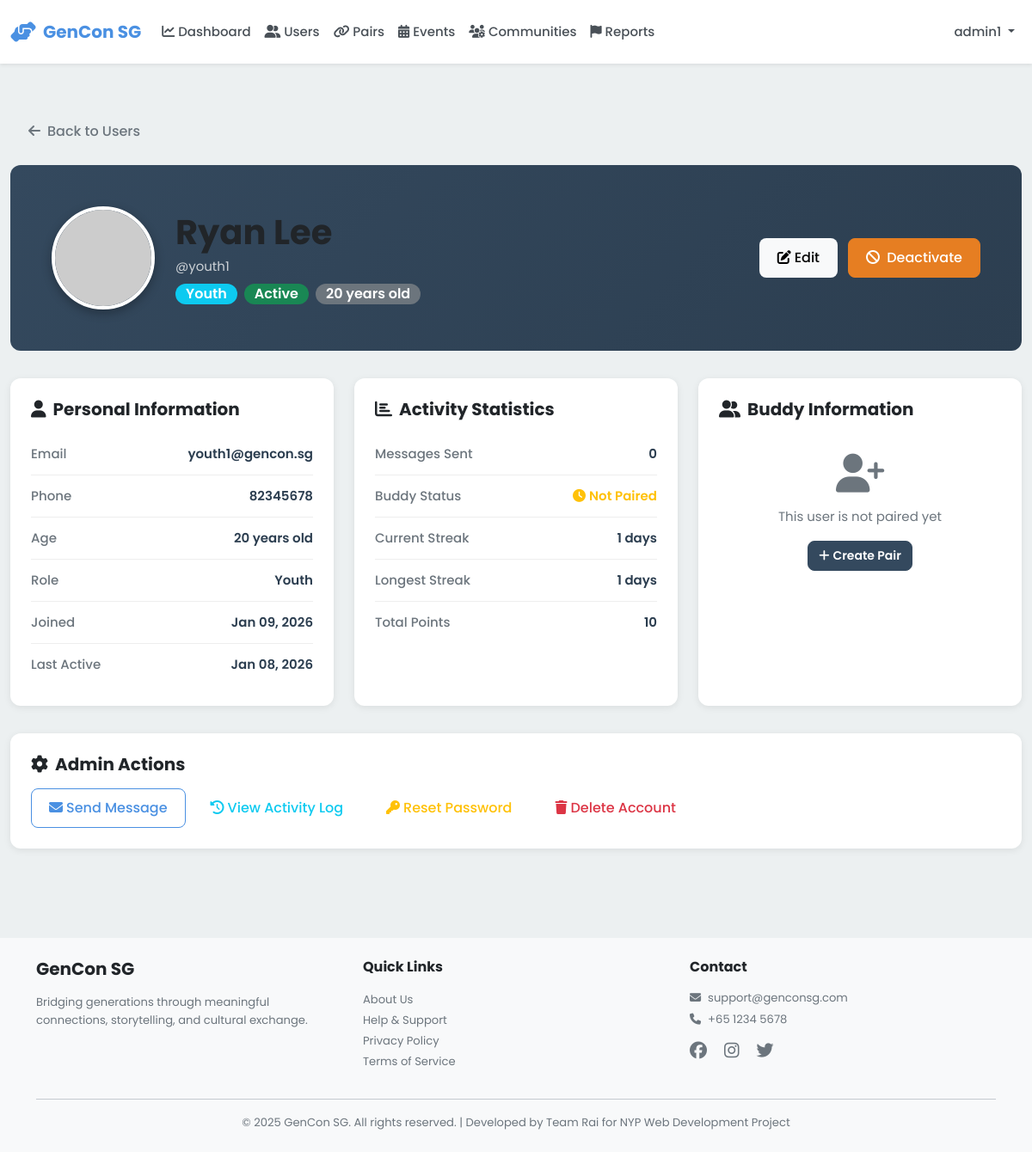
The page /admin/users/2 (signed in) on the database its author committed.
### models.py (models this page shows, shortened)
class User(db.Model):
    __tablename__ = 'users'
    id = db.Column(db.Integer, primary_key=True)
    username = db.Column(db.String(80), unique=True, nullable=False, index=True)
    password_hash = db.Column(db.String(255), nullable=False)
    email = db.Column(db.String(120), unique=True, nullable=False, index=True)
    full_name = db.Column(db.String(120), nullable=False)
    phone = db.Column(db.String(20))
    age = db.Column(db.Integer, nullable=False)
    role = db.Column(db.String(20), nullable=False)  # 'senior', 'youth', or 'admin'
    profile_picture = db.Column(db.String(255), default='default-avatar.png')
    interests_json = db.Column(db.Text)  # Stores interests as JSON array
    languages_json = db.Column(db.Text)  # Stores languages as JSON array
    accessibility_settings_json = db.Column(db.Text)  # Stores settings as JSON object
    created_at = db.Column(db.DateTime, default=datetime.utcnow, nullable=False)
    last_active = db.Column(db.DateTime, default=datetime.utcnow, nullable=False)
    is_active = db.Column(db.Boolean, default=True)
    stories = db.relationship('Story', back_populates='user', lazy='dynamic')
    sent_messages = db.relationship('Message', foreign_keys='Message.sender_id',
                                   back_populates='sender', lazy='dynamic')
    received_messages = db.relationship('Message', foreign_keys='Message.recipient_id',
                                       back_populates='recipient', lazy='dynamic')
    senior_pairs = db.relationship('Pair', foreign_keys='Pair.senior_id',
                                   back_populates='senior', lazy='dynamic')
    youth_pairs = db.relationship('Pair', foreign_keys='Pair.youth_id',
                                 back_populates='youth', lazy='dynamic')
    streak = db.relationship('Streak', back_populates='user', uselist=False)
    badges = db.relationship('Badge', back_populates='user', lazy='dynamic')
    checkins = db.relationship('Checkin', back_populates='user', lazy='dynamic')
    @property
    def interests(self):
        """Get interests as Python list from JSON string."""
        if self.interests_json:
            return json.loads(self.interests_json)
        return []
    @interests.setter
    def interests(self, value):
        """Set interests from Python list, store as JSON string."""
        self.interests_json = json.dumps(value)
    @property
    def languages(self):
        """Get languages as Python list from JSON string."""
        if self.languages_json:
            return json.loads(self.languages_json)
        return []
    @languages.setter
    def languages(self, value):
        """Set languages from Python list, store as JSON string."""
        self.languages_json = json.dumps(value)
    @property
    def accessibility_settings(self):
        """Get accessibility settings as Python dict from JSON string."""
        if self.accessibility_settings_json:
            return json.loads(self.accessibility_settings_json)
        return {}

class Streak(db.Model):
    __tablename__ = 'streaks'
    id = db.Column(db.Integer, primary_key=True)
    user_id = db.Column(db.Integer, db.ForeignKey('users.id'), nullable=False, unique=True)
    current_streak = db.Column(db.Integer, default=0)
    longest_streak = db.Column(db.Integer, default=0)
    points = db.Column(db.Integer, default=0)
    last_login = db.Column(db.Date, default=datetime.utcnow().date)
    user = db.relationship('User', back_populates='streak')

### blueprints/admin.py (the view)
@admin_bp.route('/users/<int:user_id>')
@admin_required
def user_detail(user_id):
    user = User.query.get_or_404(user_id)
    if user.role == 'senior':
        stories_count = Story.query.filter_by(user_id=user.id).count()
        pair = Pair.query.filter_by(senior_id=user.id, status='active').first()
    else:
        stories_count = 0
        pair = Pair.query.filter_by(youth_id=user.id, status='active').first()
    messages_sent = Message.query.filter_by(sender_id=user.id).count()
    return render_template('admin/user_detail.html',
                         user=user,
                         stories_count=stories_count,
                         messages_sent=messages_sent,
                         pair=pair)

### templates/admin/user_detail.html (shortened to what this page needs)
{% extends "base.html" %}
{% block extra_css %}
<link rel="stylesheet" href="{{ url_for('static', filename='css/admin.css') }}">
{% endblock %}
{% block content %}
<div class="container-fluid py-4">
    <div class="mb-3">
        <a href="{{ url_for('admin.users') }}" class="btn btn-outline-secondary">
            <i class="fas fa-arrow-left me-2"></i>Back to Users
        </a>
    </div>
    <div class="user-profile-header">
        <div class="row align-items-center">
            <div class="col-auto">
                <img src="{{ url_for('static', filename='images/' + (user.profile_picture or 'default-avatar.png')) }}"
                     alt="Profile Picture"
                     class="user-avatar"
                     onerror="this.src='https://ui-avatars.com/api/?name={{ user.full_name }}&size=120&background=random'">
            </div>
            <div class="col">
                <h1 class="mb-1">{{ user.full_name }}</h1>
                <p class="mb-2 opacity-75">@{{ user.username }}</p>
                <div class="d-flex gap-2 flex-wrap">
                    <span class="badge {% if user.role == 'senior' %}bg-warning text-dark{% else %}bg-info{% endif %} fs-6">
                        {{ user.role|capitalize }}
                    </span>
                    {% if user.is_active %}
                    <span class="badge bg-success fs-6">Active</span>
                    {% else %}
                    <span class="badge bg-danger fs-6">Inactive</span>
                    {% endif %}
                    <span class="badge bg-secondary fs-6">{{ user.age }} years old</span>
                </div>
            </div>
            <div class="col-auto">
                <button class="btn btn-light me-2" onclick="editUser({{ user.id }})">
                    <i class="fas fa-edit me-1"></i>Edit
                </button>
                <button class="btn {% if user.is_active %}btn-warning{% else %}btn-success{% endif %}" onclick="toggleStatus({{ user.id }})">
                    <i class="fas {% if user.is_active %}fa-ban{% else %}fa-check{% endif %} me-1"></i>
                    {% if user.is_active %}Deactivate{% else %}Activate{% endif %}
                </button>
            </div>
        </div>
    </div>
    <div class="row">
        <div class="col-lg-4 mb-4">
            <div class="user-info-card">
                <h5 class="fw-bold mb-3"><i class="fas fa-user me-2"></i>Personal Information</h5>
                <div class="info-row">
                    <span class="info-label">Email</span>
                    <span class="info-value">{{ user.email }}</span>
                </div>
                <div class="info-row">
                    <span class="info-label">Phone</span>
                    <span class="info-value">{{ user.phone or 'Not provided' }}</span>
                </div>
                <div class="info-row">
                    <span class="info-label">Age</span>
                    <span class="info-value">{{ user.age }} years old</span>
                </div>
                <div class="info-row">
                    <span class="info-label">Role</span>
                    <span class="info-value">{{ user.role|capitalize }}</span>
                </div>
                <div class="info-row">
                    <span class="info-label">Joined</span>
                    <span class="info-value">{{ user.created_at.strftime('%b %d, %Y') }}</span>
                </div>
                <div class="info-row">
                    <span class="info-label">Last Active</span>
                    <span class="info-value">{{ user.last_active.strftime('%b %d, %Y') }}</span>
                </div>
            </div>
        </div>
        <div class="col-lg-4 mb-4">
            <div class="user-info-card">
                <h5 class="fw-bold mb-3"><i class="fas fa-chart-bar me-2"></i>Activity Statistics</h5>
                <div class="info-row">
                    <span class="info-label">Messages Sent</span>
                    <span class="info-value">{{ messages_sent }}</span>
                </div>
                <div class="info-row">
                    <span class="info-label">Buddy Status</span>
                    <span class="info-value">
                        {% if pair %}
                        <span class="text-success"><i class="fas fa-check-circle me-1"></i>Paired</span>
                        {% else %}
                        <span class="text-warning"><i class="fas fa-clock me-1"></i>Not Paired</span>
                        {% endif %}
                    </span>
                </div>
                {% if user.streak %}
                <div class="info-row">
                    <span class="info-label">Current Streak</span>
                    <span class="info-value">{{ user.streak.current_streak }} days</span>
                </div>
                <div class="info-row">
                    <span class="info-label">Longest Streak</span>
                    <span class="info-value">{{ user.streak.longest_streak }} days</span>
                </div>
                <div class="info-row">
                    <span class="info-label">Total Points</span>
                    <span class="info-value">{{ user.streak.points }}</span>
                </div>
                {% endif %}
            </div>
        </div>
        <div class="col-lg-4 mb-4">
            <div class="user-info-card">
                <h5 class="fw-bold mb-3"><i class="fas fa-user-friends me-2"></i>Buddy Information</h5>
                {% if pair %}
                <div class="text-center mb-3">
                    {% if user.role == 'senior' %}
                    <img src="{{ url_for('static', filename='images/' + (pair.youth.profile_picture or 'default-avatar.png')) }}"
                         alt="Buddy Avatar"
                         class="rounded-circle mb-2"
                         style="width: 80px; height: 80px; object-fit: cover;"
                         onerror="this.src='https://ui-avatars.com/api/?name={{ pair.youth.full_name }}&background=9B59B6&color=fff'">
                    <h6 class="mb-0">{{ pair.youth.full_name }}</h6>
                    <small class="text-muted">Youth Volunteer</small>
                    {% else %}
                    <img src="{{ url_for('static', filename='images/' + (pair.senior.profile_picture or 'default-avatar.png')) }}"
                         alt="Buddy Avatar"
                         class="rounded-circle mb-2"
                         style="width: 80px; height: 80px; object-fit: cover;"
                         onerror="this.src='https://ui-avatars.com/api/?name={{ pair.senior.full_name }}&background=E67E22&color=fff'">
                    <h6 class="mb-0">{{ pair.senior.full_name }}</h6>
                    <small class="text-muted">Senior</small>
                    {% endif %}
                </div>
                <div class="info-row">
                    <span class="info-label">Paired Since</span>
                    <span class="info-value">{{ pair.paired_date.strftime('%b %d, %Y') }}</span>
                </div>
                <div class="info-row">
                    <span class="info-label">Status</span>
                    <span class="info-value">
                        <span class="badge bg-success">{{ pair.status|capitalize }}</span>
                    </span>
                </div>
                <div class="info-row">
                    <span class="info-label">Last Interaction</span>
                    <span class="info-value">{{ pair.last_interaction.strftime('%b %d, %Y') if pair.last_interaction else 'Never' }}</span>
                </div>
                {% else %}
                <div class="text-center py-4">
                    <i class="fas fa-user-plus fa-3x text-muted mb-3"></i>
                    <p class="text-muted">This user is not paired yet</p>
                    <a href="{{ url_for('admin.create_pair') }}" class="btn btn-primary btn-sm">
                        <i class="fas fa-plus me-1"></i>Create Pair
                    </a>
                </div>
                {% endif %}
            </div>
        </div>
    </div>
    <div class="user-info-card mt-2">
        <h5 class="fw-bold mb-3"><i class="fas fa-cog me-2"></i>Admin Actions</h5>
        <div class="d-flex gap-2 flex-wrap">
            <button class="btn btn-outline-primary" onclick="sendMessage({{ user.id }})">
                <i class="fas fa-envelope me-1"></i>Send Message
            </button>
            <button class="btn btn-outline-info" onclick="viewActivity({{ user.id }})">
                <i class="fas fa-history me-1"></i>View Activity Log
            </button>
            <button class="btn btn-outline-warning" onclick="resetPassword({{ user.id }})">
                <i class="fas fa-key me-1"></i>Reset Password
            </button>
            <button class="btn btn-outline-danger" onclick="deleteUser({{ user.id }})">
                <i class="fas fa-trash me-1"></i>Delete Account
            </button>
        </div>
    </div>
</div>
{% endblock %}

### rows shown on the page
User: full_name "Ryan Lee", username "youth1", role "Youth", age "20", email "youth1@gencon.sg", phone "82345678", created_at "Jan 09, 2026", last_active "Jan 08, 2026"
Streak: streak.current_streak "1", streak.longest_streak "1", streak.points "10"

### other values the page prints
{{ session.username }} "admin1"
{{ messages_sent }} "0"
